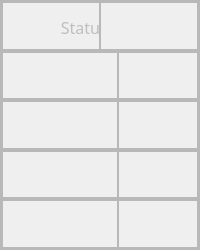
                   <widget class="QFrame" name="frame_23">
                    <property name="enabled">
                     <bool>false</bool>
                    </property>
                    <property name="sizePolicy">
                     <sizepolicy hsizetype="Preferred" vsizetype="Preferred">
                      <horstretch>0</horstretch>
                      <verstretch>0</verstretch>
                     </sizepolicy>
                    </property>
                    <property name="minimumSize">
                     <size>
                      <width>0</width>
                      <height>250</height>
                     </size>
                    </property>
                    <property name="maximumSize">
                     <size>
                      <width>16777215</width>
                      <height>300</height>
                     </size>
                    </property>
                    <property name="frameShape">
                     <enum>QFrame::StyledPanel</enum>
                    </property>
                    <property name="frameShadow">
                     <enum>QFrame::Raised</enum>
                    </property>
                    <layout class="QVBoxLayout" name="verticalLayout_15">
                     <property name="spacing">
                      <number>0</number>
                     </property>
                     <property name="leftMargin">
                      <number>0</number>
                     </property>
                     <property name="topMargin">
                      <number>0</number>
                     </property>
                     <property name="rightMargin">
                      <number>0</number>
                     </property>
                     <property name="bottomMargin">
                      <number>0</number>
                     </property>
                     <item>
                      <widget class="QFrame" name="frame_110">
                       <property name="minimumSize">
                        <size>
                         <width>0</width>
                         <height>40</height>
                        </size>
                       </property>
                       <property name="frameShape">
                        <enum>QFrame::StyledPanel</enum>
                       </property>
                       <property name="frameShadow">
                        <enum>QFrame::Raised</enum>
                       </property>
                       <layout class="QHBoxLayout" name="horizontalLayout_26">
                        <property name="spacing">
                         <number>0</number>
                        </property>
                        <property name="leftMargin">
                         <number>0</number>
                        </property>
                        <property name="topMargin">
                         <number>0</number>
                        </property>
                        <property name="rightMargin">
                         <number>0</number>
                        </property>
                        <property name="bottomMargin">
                         <number>0</number>
                        </property>
                        <item>
                         <widget class="QFrame" name="frame_113">
                          <property name="maximumSize">
                           <size>
                            <width>220</width>
                            <height>9999999</height>
                           </size>
                          </property>
                          <property name="frameShape">
                           <enum>QFrame::StyledPanel</enum>
                          </property>
                          <property name="frameShadow">
                           <enum>QFrame::Raised</enum>
                          </property>
                          <widget class="QLabel" name="label_42">
                           <property name="geometry">
                            <rect>
                             <x>0</x>
                             <y>0</y>
                             <width>220</width>
                             <height>50</height>
                            </rect>
                           </property>
                           <property name="sizePolicy">
                            <sizepolicy hsizetype="Preferred" vsizetype="Preferred">
                             <horstretch>0</horstretch>
                             <verstretch>0</verstretch>
                            </sizepolicy>
                           </property>
                           <property name="font">
                            <font>
                             <family>Equinox Bold</family>
                             <pointsize>12</pointsize>
                            </font>
                           </property>
                           <property name="text">
                            <string>Status lado A:</string>
                           </property>
                           <property name="alignment">
                            <set>Qt::AlignCenter</set>
                           </property>
                          </widget>
                         </widget>
                        </item>
                        <item>
                         <widget class="QFrame" name="frame_114">
                          <property name="frameShape">
                           <enum>QFrame::StyledPanel</enum>
                          </property>
                          <property name="frameShadow">
                           <enum>QFrame::Raised</enum>
                          </property>
                          <widget class="QLabel" name="lbl_staus_lado_a">
                           <property name="geometry">
                            <rect>
                             <x>0</x>
                             <y>0</y>
                             <width>621</width>
                             <height>50</height>
                            </rect>
                           </property>
                           <property name="sizePolicy">
                            <sizepolicy hsizetype="Preferred" vsizetype="Preferred">
                             <horstretch>0</horstretch>
                             <verstretch>0</verstretch>
                            </sizepolicy>
                           </property>
                           <property name="font">
                            <font>
                             <family>Equinox Bold</family>
                             <pointsize>12</pointsize>
                            </font>
                           </property>
                           <property name="text">
                            <string>xxxxxxxxxx</string>
                           </property>
                           <property name="alignment">
                            <set>Qt::AlignCenter</set>
                           </property>
                          </widget>
                         </widget>
                        </item>
                       </layout>
                      </widget>
                     </item>
                     <item>
                      <widget class="QFrame" name="frame_109">
                       <property name="minimumSize">
                        <size>
                         <width>0</width>
                         <height>40</height>
                        </size>
                       </property>
                       <property name="frameShape">
                        <enum>QFrame::StyledPanel</enum>
                       </property>
                       <property name="frameShadow">
                        <enum>QFrame::Raised</enum>
                       </property>
                       <layout class="QHBoxLayout" name="horizontalLayout_27">
                        <property name="spacing">
                         <number>0</number>
                        </property>
                        <property name="leftMargin">
                         <number>0</number>
                        </property>
                        <property name="topMargin">
                         <number>0</number>
                        </property>
                        <property name="rightMargin">
                         <number>0</number>
                        </property>
                        <property name="bottomMargin">
                         <number>0</number>
                        </property>
                        <item>
                         <widget class="QFrame" name="frame_115">
                          <property name="frameShape">
                           <enum>QFrame::StyledPanel</enum>
                          </property>
                          <property name="frameShadow">
                           <enum>QFrame::Raised</enum>
                          </property>
                          <widget class="QLabel" name="lbl_man_auto_lado_a">
                           <property name="geometry">
                            <rect>
                             <x>0</x>
                             <y>0</y>
                             <width>761</width>
                             <height>50</height>
                            </rect>
                           </property>
                           <property name="sizePolicy">
                            <sizepolicy hsizetype="Preferred" vsizetype="Preferred">
                             <horstretch>0</horstretch>
                             <verstretch>0</verstretch>
                            </sizepolicy>
                           </property>
                           <property name="font">
                            <font>
                             <family>Equinox Bold</family>
                             <pointsize>12</pointsize>
                            </font>
                           </property>
                           <property name="text">
                            <string>Lado A em Manual:</string>
                           </property>
                           <property name="alignment">
                            <set>Qt::AlignCenter</set>
                           </property>
                          </widget>
                         </widget>
                        </item>
                        <item>
                         <widget class="QFrame" name="frame_116">
                          <property name="maximumSize">
                           <size>
                            <width>80</width>
                            <height>999999</height>
                           </size>
                          </property>
                          <property name="frameShape">
                           <enum>QFrame::StyledPanel</enum>
                          </property>
                          <property name="frameShadow">
                           <enum>QFrame::Raised</enum>
                          </property>
                         </widget>
                        </item>
                       </layout>
                      </widget>
                     </item>
                     <item>
                      <widget class="QFrame" name="frame_36">
                       <property name="minimumSize">
                        <size>
                         <width>0</width>
                         <height>40</height>
                        </size>
                       </property>
                       <property name="frameShape">
                        <enum>QFrame::StyledPanel</enum>
                       </property>
                       <property name="frameShadow">
                        <enum>QFrame::Raised</enum>
                       </property>
                       <layout class="QHBoxLayout" name="horizontalLayout_28" stretch="0,0">
                        <property name="spacing">
                         <number>0</number>
                        </property>
                        <property name="leftMargin">
                         <number>0</number>
                        </property>
                        <property name="topMargin">
                         <number>0</number>
                        </property>
                        <property name="rightMargin">
                         <number>0</number>
                        </property>
                        <property name="bottomMargin">
                         <number>0</number>
                        </property>
                        <item>
                         <widget class="QFrame" name="frame_117">
                          <property name="frameShape">
                           <enum>QFrame::StyledPanel</enum>
                          </property>
                          <property name="frameShadow">
                           <enum>QFrame::Raised</enum>
                          </property>
                          <widget class="QLabel" name="label_44">
                           <property name="geometry">
                            <rect>
                             <x>0</x>
                             <y>0</y>
                             <width>761</width>
                             <height>50</height>
                            </rect>
                           </property>
                           <property name="sizePolicy">
                            <sizepolicy hsizetype="Preferred" vsizetype="Preferred">
                             <horstretch>0</horstretch>
                             <verstretch>0</verstretch>
                            </sizepolicy>
                           </property>
                           <property name="font">
                            <font>
                             <family>Equinox Bold</family>
                             <pointsize>12</pointsize>
                            </font>
                           </property>
                           <property name="text">
                            <string>Robô cortando no lado A:</string>
                           </property>
                           <property name="alignment">
                            <set>Qt::AlignCenter</set>
                           </property>
                          </widget>
                         </widget>
                        </item>
                        <item>
                         <widget class="QFrame" name="frame_118">
                          <property name="maximumSize">
                           <size>
                            <width>80</width>
                            <height>16777215</height>
                           </size>
                          </property>
                          <property name="frameShape">
                           <enum>QFrame::StyledPanel</enum>
                          </property>
                          <property name="frameShadow">
                           <enum>QFrame::Raised</enum>
                          </property>
                         </widget>
                        </item>
                       </layout>
                      </widget>
                     </item>
                     <item>
                      <widget class="QFrame" name="frame_111">
                       <property name="minimumSize">
                        <size>
                         <width>0</width>
                         <height>40</height>
                        </size>
                       </property>
                       <property name="frameShape">
                        <enum>QFrame::StyledPanel</enum>
                       </property>
                       <property name="frameShadow">
                        <enum>QFrame::Raised</enum>
                       </property>
                       <layout class="QHBoxLayout" name="horizontalLayout_29">
                        <property name="spacing">
                         <number>0</number>
                        </property>
                        <property name="leftMargin">
                         <number>0</number>
                        </property>
                        <property name="topMargin">
                         <number>0</number>
                        </property>
                        <property name="rightMargin">
                         <number>0</number>
                        </property>
                        <property name="bottomMargin">
                         <number>0</number>
                        </property>
                        <item>
                         <widget class="QFrame" name="frame_119">
                          <property name="frameShape">
                           <enum>QFrame::StyledPanel</enum>
                          </property>
                          <property name="frameShadow">
                           <enum>QFrame::Raised</enum>
                          </property>
                          <widget class="QLabel" name="label_45">
                           <property name="geometry">
                            <rect>
                             <x>0</x>
                             <y>0</y>
                             <width>761</width>
                             <height>50</height>
                            </rect>
                           </property>
                           <property name="sizePolicy">
                            <sizepolicy hsizetype="Preferred" vsizetype="Preferred">
                             <horstretch>0</horstretch>
                             <verstretch>0</verstretch>
                            </sizepolicy>
                           </property>
                           <property name="font">
                            <font>
                             <family>Equinox Bold</family>
                             <pointsize>12</pointsize>
                            </font>
                           </property>
                           <property name="text">
                            <string>Segurança para corte lado A:</string>
                           </property>
                           <property name="alignment">
                            <set>Qt::AlignCenter</set>
                           </property>
                          </widget>
                         </widget>
                        </item>
                        <item>
                         <widget class="QFrame" name="frame_120">
                          <property name="maximumSize">
                           <size>
                            <width>80</width>
                            <height>16777215</height>
                           </size>
                          </property>
                          <property name="frameShape">
                           <enum>QFrame::StyledPanel</enum>
                          </property>
                          <property name="frameShadow">
                           <enum>QFrame::Raised</enum>
                          </property>
                         </widget>
                        </item>
                       </layout>
                      </widget>
                     </item>
                     <item>
                      <widget class="QFrame" name="frame_112">
                       <property name="minimumSize">
                        <size>
                         <width>0</width>
                         <height>40</height>
                        </size>
                       </property>
                       <property name="frameShape">
                        <enum>QFrame::StyledPanel</enum>
                       </property>
                       <property name="frameShadow">
                        <enum>QFrame::Raised</enum>
                       </property>
                       <layout class="QHBoxLayout" name="horizontalLayout_30">
                        <property name="spacing">
                         <number>0</number>
                        </property>
                        <property name="leftMargin">
                         <number>0</number>
                        </property>
                        <property name="topMargin">
                         <number>0</number>
                        </property>
                        <property name="rightMargin">
                         <number>0</number>
                        </property>
                        <property name="bottomMargin">
                         <number>0</number>
                        </property>
                        <item>
                         <widget class="QFrame" name="frame_121">
                          <property name="frameShape">
                           <enum>QFrame::StyledPanel</enum>
                          </property>
                          <property name="frameShadow">
                           <enum>QFrame::Raised</enum>
                          </property>
                          <widget class="QLabel" name="label_46">
                           <property name="geometry">
                            <rect>
                             <x>0</x>
                             <y>0</y>
                             <width>761</width>
                             <height>50</height>
                            </rect>
                           </property>
                           <property name="sizePolicy">
                            <sizepolicy hsizetype="Preferred" vsizetype="Preferred">
                             <horstretch>0</horstretch>
                             <verstretch>0</verstretch>
                            </sizepolicy>
                           </property>
                           <property name="font">
                            <font>
                             <family>Equinox Bold</family>
                             <pointsize>12</pointsize>
                            </font>
                           </property>
                           <property name="text">
                            <string>Lado A sem alarme:</string>
                           </property>
                           <property name="alignment">
                            <set>Qt::AlignCenter</set>
                           </property>
                          </widget>
                         </widget>
                        </item>
                        <item>
                         <widget class="QFrame" name="frame_122">
                          <property name="maximumSize">
                           <size>
                            <width>80</width>
                            <height>16777215</height>
                           </size>
                          </property>
                          <property name="frameShape">
                           <enum>QFrame::StyledPanel</enum>
                          </property>
                          <property name="frameShadow">
                           <enum>QFrame::Raised</enum>
                          </property>
                         </widget>
                        </item>
                       </layout>
                      </widget>
                     </item>
                    </layout>
                   </widget>
